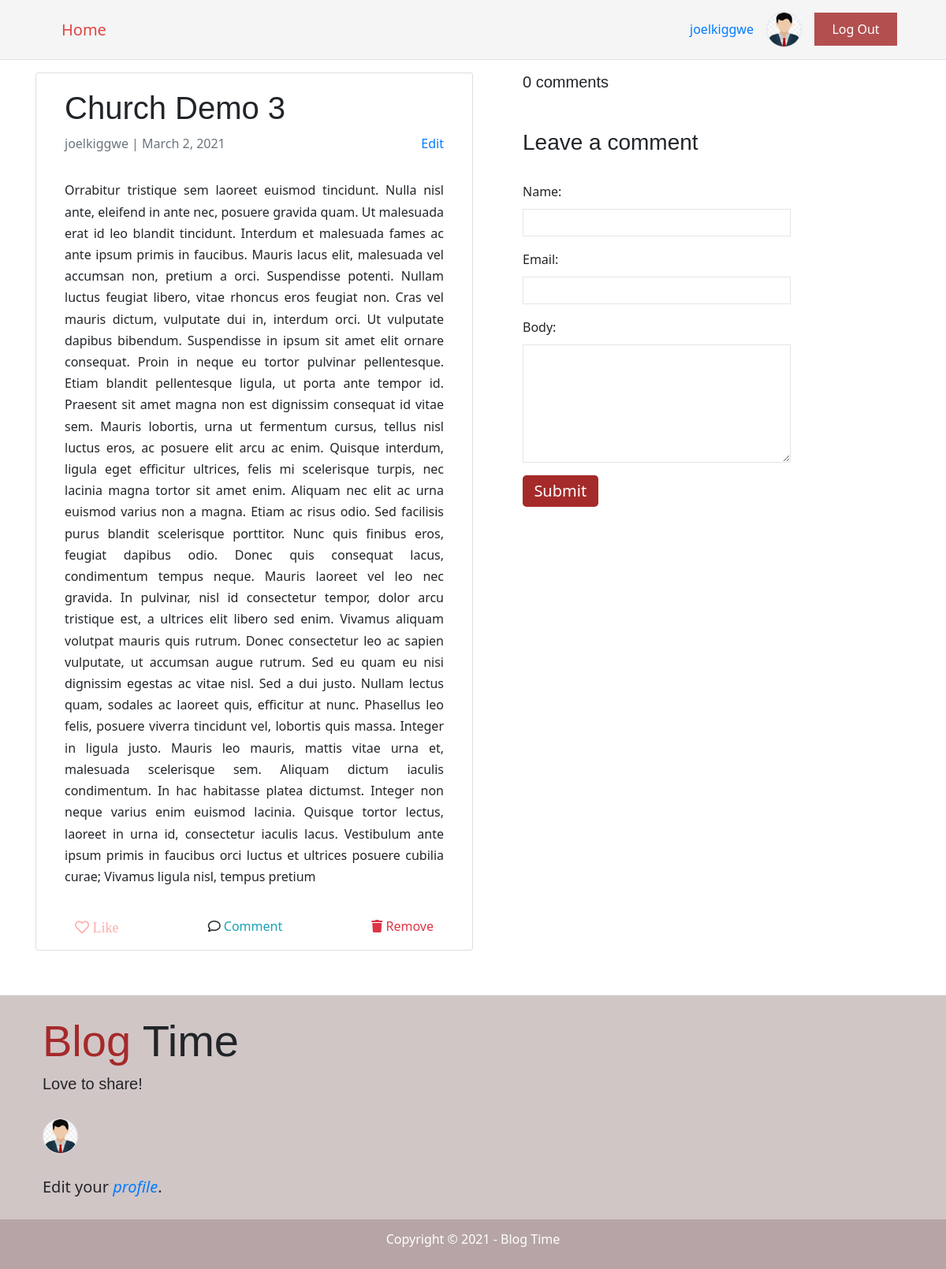
Page /church-demo-3/ (signed in) on the committed database.
### blog_site_app/models.py (models this page shows, shortened)
class Profile(models.Model):
    user = models.OneToOneField(User, on_delete=models.CASCADE)
    bio = models.TextField(max_length=500, blank=True)
    location = models.CharField(max_length=30, blank=True)
    birth_date = models.DateField(null=True, blank=True)
    image_avatar = models.ImageField(upload_to="images/")

class BlogPost(models.Model):
    author = models.ForeignKey(User, on_delete= models.CASCADE, related_name='blog_posts')
    title = models.CharField(max_length=200)
    text = models.TextField()
    slug = models.SlugField(max_length=150, unique=True)
    published_date = models.DateField(auto_now_add=True)
    status = models.IntegerField(choices=STATUS, default=0)
    blog_image_post = models.ImageField(default="images/default_blog_image.jpg", upload_to="images/")
    active = models.BooleanField(default=False) # for the admin role to give confirmation
    class Meta:
        ordering = ['-published_date']

### blog_site_app/views.py (the view)
# urls.py: path('<slug:slug>/', views.blogpost_detail, name='post_detail')
def blogpost_detail(request, slug):
    template_name = 'blog_site_app/post_detail.html'
    blog_post = get_object_or_404(BlogPost, slug = slug)
    comments = blog_post.comments.filter(active=True)
    new_comment = None
    isLiked = None
    if request.user.is_authenticated:
        blog_post_likes = Like.objects.filter(blog_post=blog_post , blog_post_author=request.user)
        blog_post_likes_count = blog_post_likes.count()
        if int(blog_post_likes_count) > 0:
            isLiked = blog_post_likes[0]
        else:
            isLiked = Like(blog_post=blog_post, blog_post_author = request.user)
            isLiked.save()
    if request.method == 'POST':
        comment_form = CommentForm(data = request.POST)
        if comment_form.is_valid():
            new_comment = comment_form.save(commit=False)
            new_comment.blog_post = blog_post
            new_comment.save()
    else:
        comment_form  = CommentForm()
    return render(request, template_name, {
            'blog_post' : blog_post,
            'comments' : comments,
            'isLiked' : isLiked,
            'new_comment' : new_comment,
            'comment_form': comment_form })

### blog_site_app/forms.py
class CommentForm(forms.ModelForm):
    class Meta:
        model = Comment
        fields = ('name', 'email', 'body')

### blog_site_app/templates/blog_site_app/post_detail.html (shortened to what this page needs)
{% extends 'blog_site_app/base.html' %}
{% block content %}
<main class="container">
    <div class="row">
        <div class="col-lg-6 card mb-4 mt-3 px-3">
            <div class="card-body">
                <h1>{% block title %}
                    {{ blog_post.title }}
                    {% endblock title %}</h1>
                <div class="info d-flex justify-content-between">
                    <p class=" text-muted pb-3">{{ blog_post.author }} | {{ blog_post.published_date }} </p>
                    {% if user.is_authenticated and blog_post.author == request.user %}
                    <p class="mr-0"><a href="{% url 'edit_blog_post' blog_post.slug %}">Edit</a></p>
                    {% endif %}
                </div>
                <p class="card-text text-justify">{{ blog_post.text | safe }}</p>
            </div>
            {% if user.is_authenticated %}
            <div class="py-3 px-5 row">
                <div class=" w-100 d-flex flex-row flex-nowrap justify-content-between align-items-center">
                    {% if isLiked.isLiked %}
                    <section class="like-section">
                        <a href="{% url 'like' blog_post.id %}"><i class="fas fa-heart border-heart" aria-hidden="true">
                                Liked</i></a>
                    </section>
                    {% else %}
                    <section class="like-section">
                        <a href="{% url 'like' blog_post.id %}"><i class="far fa-heart border-heart" aria-hidden="true">
                                Like</i></a>
                    </section>
                    {% endif %}
                    <section class="comment-section">
                        <i class="far fa-comment" aria-hidden="true"></i>
                        <a href="#comment_now" class="text-info">Comment</a>
                    </section>
                    {% if blog_post.author == request.user %}
                    <section class="remove">
                        <i class="fas fa-trash text-danger"></i>
                        <a class="pt-2 pb-3 text-center text-danger"
                            href="{% url 'blog_post_remove' blog_post.slug %}">Remove</a>
                    </section>
                    {% endif %}
                </div>
            </div>
            {% endif %}
        </div>
        <div class="comment-section col-md-4 ml-5">
            <h2 class="lead py-3">{{ comments.count }} comments
            </h2>
            <div class="card-body p-0">
                {% if new_comment %}
                <div class="alert alert-success" role="alert">
                    Your comment is awaiting moderation
                </div>
                {% else %}
                {% if user.is_authenticated %}
                <h3 id="comment_now" class="py-4">Leave a comment</h3>
                <form class="form" method="post">
                    {{ comment_form.as_p }}
                    <button type="submit" class="btn btn-primary  btn-lg">Submit</button>
                </form>
                {% endif %}
                {% endif %}
            </div>
        </div>
    </div>
</main>
{% endblock %}

### blog_site_app/templates/blog_site_app/base.html (shortened to what this page needs)
<html>
<head>
    <link rel="stylesheet" href="https://stackpath.bootstrapcdn.com/bootstrap/4.5.2/css/bootstrap.min.css"
>
    <link href="https://cdnjs.cloudflare.com/ajax/libs/font-awesome/5.13.0/css/all.min.css" rel="stylesheet">
    {% load static %}
    <link rel="stylesheet" href="{% static '/css/blog.css' %}">
</head>
<body>
    <div class="nav border-bottom">
        <nav class=" container navbar nav-dark d-flex justify-content-end align-items-center flex-row flex-nowrap">
            <span class="mr-auto pl-3 lead">
                <a class="nav-link" href="{% url 'home' %}"> Home </a></span>
            {% if user.is_authenticated %}
            <span class="pr-3">
                <a href="{% url 'update_profile' %}" title="Click to edit your profile"> {{ user.username }} </a></span>
            <span class="pr-3"> <img class="border rounded-circle" src="{{ user.profile.image_avatar.url }}"
                    style="height: 45px;" alt="user photo avatar"></span>
            <span class="py-3 mr-3">
                <a class="login-btn" href="{% url 'logout' %}">Log Out
                </a>
            </span>
            {% endif %}
        </nav>
    </div>
    <div class="content container">
        <div class="row">
            <div class="col-md-11 col-lg-12">
                {% block content %}
                {% endblock %}
            </div>
        </div>
    </div>
    <footer class="pt-2">
        <div class="inner-footer mb-2 container d-flex flex-column pl-4 py-2">
            {% if user.profile.image_avatar and user.is_authenticated %}
            <h1 class="my-2 display-4">
                <span class="brand-name">Blog</span> Time
                <small class="lead pt-2 d-block"> Love to share!</small>
            </h1>
            <span class="py-4">
                <img class="border rounded-circle" src="{{ user.profile.image_avatar.url }}" style="height: 45px;"
                    alt="user photo avatar"></span>
            <span class="lead py-1">
                Edit your
                <a class="font-italic" href="{% url 'update_profile' %}" title="Click to edit your profile">
                    profile</a>.</span>
            {% endif %}
        </div>
        <div class="mt-3 py-2 copyright">
            <p class="mt-1 text-center text-white">Copyright &copy; 2021 -  Blog Time</p>
        </div>
    </footer>
</body>
</html>

### blog_site_app/static/css/blog.css (style rules this page uses)
body { font-family: "Segoe UI", Roboto, "Helvetica Neue", Arial, sans-serif; line-height: 1.7rem; }
div.nav { background-color: #f5f5f5; border-bottom: 1px solid #f5f5f5; }
.nav-link { color: rgb(223, 69, 69); font-weight: 500; }
.login-btn { color: white; background-color: rgba(165, 42, 42, 0.815); padding: 0.6rem 1.4rem; }
h1, h2, h3 { font-family: "Playfair Display", sans-serif; }
.brand-name { color: brown; }
p input, p textarea { padding: 9px; border: solid 1px #e5e5e5; outline: 0; font: normal 13px/100% Verdana, Tahoma, sans-serif; width: 100%; background: #ffffff; -moz-box-sizing: border-box; -webkit-box-sizing: border-box; box-sizing: border-box; }
p textarea { width: 100%; height: 150px; line-height: 150%; }
p label { margin-left: 0px; color: rgb(36, 36, 36); font-weight: 400; }
button.btn { background: brown !important; border: none; padding: 0.3rem 0.9rem !important; }
.border-heart { color: rgba(255, 0, 0, 0.322); font-size: 18px; }
main { min-height: 37vh; }
.card { min-height: 23rem; }
footer { margin-top: 2rem; background-color: rgba(172, 151, 151, 0.548); border-top: 0.05rem solid rgb(229, 229, 229); }
.inner-footer { min-height: 3rem; }
.copyright { background-color: rgba(172, 151, 151, 0.678); }

### rows in the picture
BlogPost: title "Church Demo 3", author "joelkiggwe", published_date "March 2, 2021", text "Orrabitur tristique sem laoreet euismod tincidunt. Nulla nisl ante, eleifend in ante nec, posuere gravida quam. Ut malesuada erat id leo blandit tincidunt. Interdum et malesuada fames ac ante ipsum primis in faucibus. Mauris lacus elit, malesuada vel accumsan non, pretium a orci. Suspendisse potenti. Nullam luctus feugiat libero, vitae rhoncus eros feugiat non. Cras vel mauris dictum, vulputate dui in, interdum orci. Ut vulputate dapibus bibendum. Suspendisse in ipsum sit amet elit ornare consequat. Proin in neque eu tortor pulvinar pellentesque. Etiam blandit pellentesque ligula, ut porta ante tempor id. Praesent sit amet magna non est dignissim consequat id vitae sem. Mauris lobortis,…"

### other values in the picture
{{ user.username }} "joelkiggwe"
{{ comments.count }} "0"
